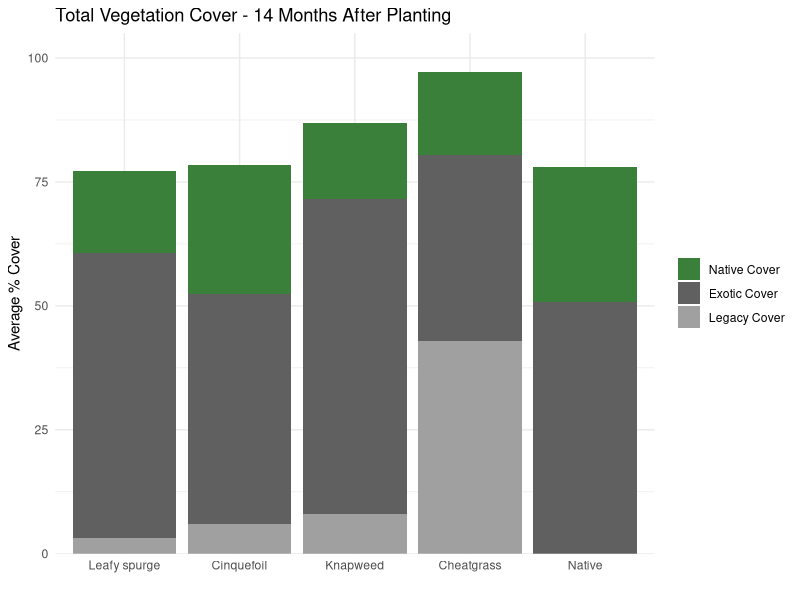
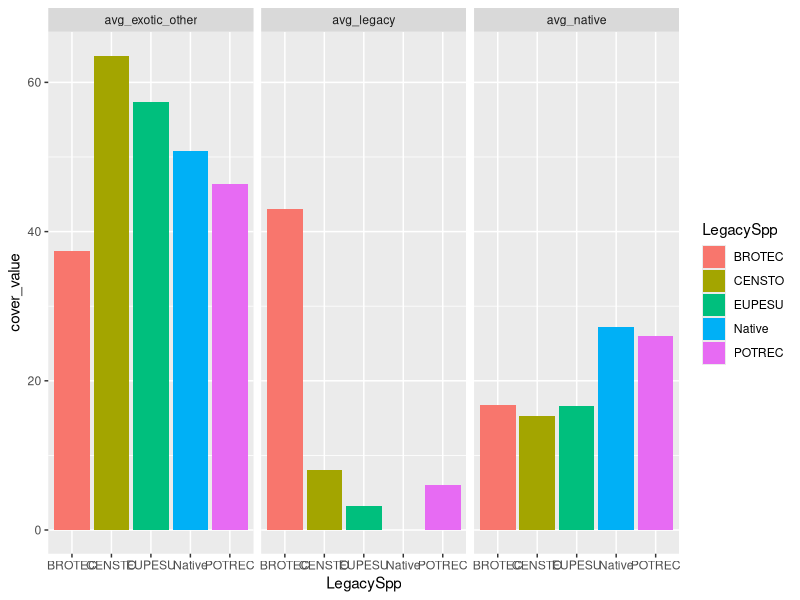
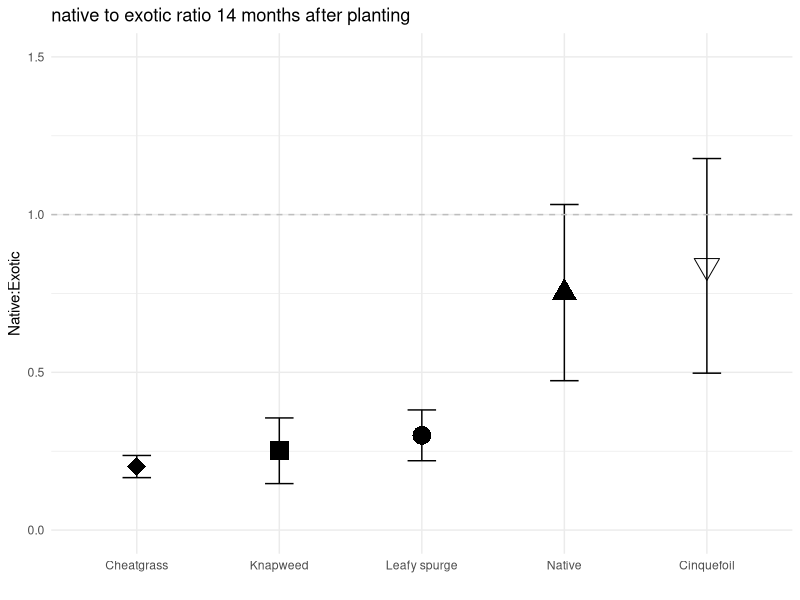

Source code (R) for these figures, in order:
# analyze ----
library(tidyverse)

group_cov<-read.csv("processed_data/group_cov.csv")
cov_long<- read.csv("processed_data/cov_long.csv")

# distributions ----

# summary cover ----
group_avg<-group_cov %>% 
  group_by(LegacySpp, year) %>% 
  mutate(exotic_other=exotic_total-original_legacy_cover) %>% 
  summarise(
    avg_native=mean(native_cover),
    avg_legacy=mean(original_legacy_cover),
    avg_exotic_other=mean(exotic_other),
    avg_exotic_total=mean(exotic_total),
  avg_ratio=mean(native_ratio, na.rm = TRUE),
  se_ratio=sd(native_ratio, na.rm=TRUE)/ sqrt(n())) 

group_avg_long <- group_avg %>% 
  select(-avg_ratio, -se_ratio) %>% 
  pivot_longer(
    cols = c(avg_native, avg_legacy, avg_exotic_other),  # Select the columns to pivot
    names_to = "cover_type",  # New column to store old column names
    values_to = "cover_value" # New column to store values
  )
str(group_avg_long)


## cover----

# plots ----
leg_labels<-c(  BROTEC = "Cheatgrass",
                CENSTO = "Knapweed",
                EUPESU = "Leafy spurge",
                POTREC = "Cinquefoil",
                Native= "Native")
## stack bar ----
lcp_2023 <- group_avg_long %>%
  filter(year == 2023) %>%
  mutate(
    # Explicitly set the factor levels in the correct order
    LegacySpp = factor(LegacySpp, 
                       levels = c("EUPESU", "POTREC", "CENSTO", "BROTEC", "Native"))  
  ) %>%
  ggplot(aes(x = LegacySpp, 
             y = cover_value, 
             fill = factor(cover_type, levels = c("avg_native","avg_exotic_other","avg_legacy")))) +
  geom_bar(stat = "identity") +
  labs(
    x = "",
    y = "Average % Cover",
    title = "Total Vegetation Cover - 14 Months After Planting"
  ) +
  scale_x_discrete(labels = leg_labels) +
  scale_y_continuous(limits = c(0, 100), expand = expansion(mult = c(0, 0.05))) +
  scale_fill_manual(
    values = c("avg_legacy" = "#A0A0A0",  # Medium Gray (Exotic)
               "avg_exotic_other" = "#606060",  # Dark Gray (Legacy)
               "avg_native" = "#3A803A"),  # Complementary Green (Native)
    labels = c("Native Cover", "Exotic Cover", "Legacy Cover"),
    guide = guide_legend(title = NULL)
  ) +
  theme_minimal()
lcp_2023 

## faceted bars ----
vf_2023<-group_avg_long %>% 
  filter(year==2023) %>% 
  ggplot(aes(x= LegacySpp,
             y=cover_value,
             fill=LegacySpp))+
  geom_bar(position = "dodge", stat = "identity")+
  facet_wrap(~cover_type)

vf_2023

## point ratios----
nrp_2023 <- group_avg %>%
  filter(year == 2023) %>% 
  ggplot(aes(x = reorder(LegacySpp, avg_ratio), y = avg_ratio,
             shape = LegacySpp)) +
  geom_point(size = 6, position = position_dodge(width = 0.5),
             na.rm = TRUE) +
  geom_errorbar(aes(ymin = avg_ratio - se_ratio, ymax = avg_ratio + se_ratio),
                width = 0.2,                  
                position = position_dodge(width = 0.5),  
                na.rm = TRUE) +
  scale_x_discrete(labels=leg_labels)+
  scale_shape_manual(values=c(18,15 ,16, 17,25))+
  geom_hline(yintercept = 1, linetype= "dashed", color="gray")+
  labs(
    x="",
    y = "Native:Exotic",
    title = "native to exotic ratio 14 months after planting"
  ) +
  theme_minimal()+
  theme(legend.position="none")+
  ylim(0,1.5)

nrp_2023
